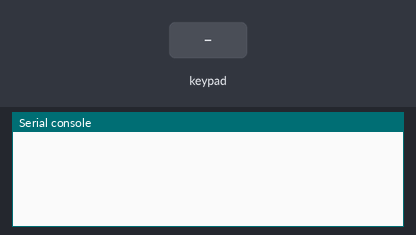
A program run on a simulated CircuitPython board. On the bench: the last lines printed to the serial console. The test bench sets the inputs (shaded band). USB keyboard and mouse output is not drawn.

Above: at 2.2 s.
2.3 s: key '1' pressed
At 3.5 s:
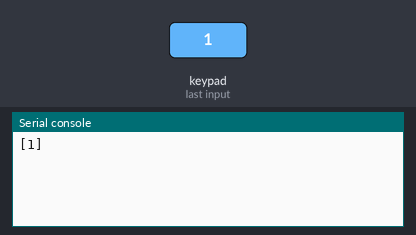
3.8 s: keypad keys 1 2 pressed 0.4 s apart
At 5.4 s:
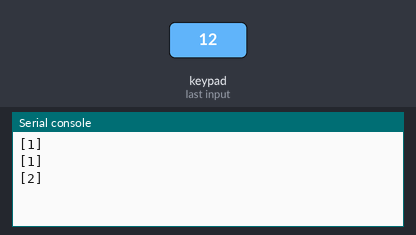
6.1 s: key '3' pressed
At 6.6 s:
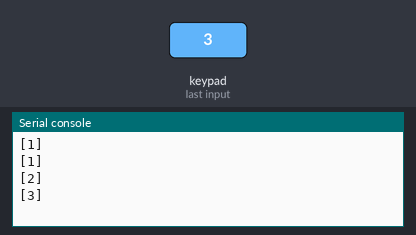
7.6 s: keypad keys 2 5 pressed 0.4 s apart
At 9.5 s:
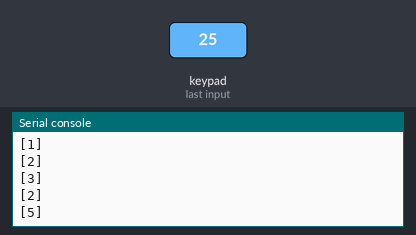
Timing chart, 0 to 10.9 s (numbered marks = the images above; inputs shaded):
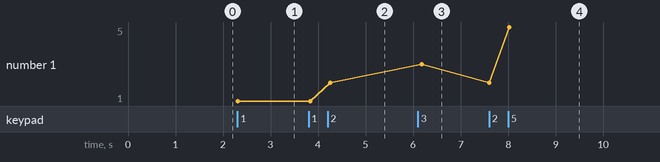

Measured:
- after the input at 2.3 s, the serial console: prints a new line at once (image 1)
- after the input at 3.8 s, the serial console: prints a new line after 0.45 s (image 2)
- after the input at 6.1 s, the serial console: prints a new line after 0.08 s (image 3)
- after the input at 7.6 s, the serial console: prints a new line at once (image 4)
- plotted number 1: 1 → 2 after the input at 3.8 s, 2 → 3 after the input at 6.1 s, 3 → 5 after the input at 7.6 s

The program:

Keypad_Test.py
```python
"""

  Macro_Keypad_2.0 Keypad Functionality Tester

  Created by Michael Stickels

  GPL-3.0 License


Seeeduino XIAO pin assignments:
    D0  - Keypad row 3
    D1  - Keypad row 2
    D2  - Keypad row 1
    D3  - DRGB LED
    D4  - Keypad column 1
    D5  - Keypad column 2
    D6  - Keypad column 3
    A7  - Slider pot 3
    A8  - Slider pot 2
    A9  - Slider pot 1
    D10 - Button


Button Layout:

    +-----------------+ +-----------------+ +-----------------+
    |                 | |                 | |                 |
    |        1        | |        3        | |        2        |
    |                 | |                 | |  Sound Switch   |
    |       F15       | |       F16       | |       F14       |
    |                 | |                 | |                 |
    +-----------------+ +-----------------+ +-----------------+
    +-----------------+ +-----------------+ +-----------------+
    |                 | |                 | |                 |
    |        4        | |        5        | |        6        |
    |   Xbox Overlay  | |     Record      | |   30s Replay    |
    |      WIN+G      | |    WIN+ALT+R    | |   WIN+ALT+G     |
    |                 | |                 | |                 |
    +-----------------+ +-----------------+ +-----------------+
    +-----------------+ +-----------------+ +-----------------+
    |                 | |                 | |                 |
    |        7        | |        8        | |        9        |
    |      Mute       | |   Screenshot    | |  Print Screen   |
    |       F13       | | WIN+ALT+PRTSCRN | |CRTL+ALT+PRTSCRN |
    |                 | |                 | |                 |
    +-----------------+ +-----------------+ +-----------------+


"""

import adafruit_matrixkeypad
from digitalio import DigitalInOut
import board
import time
import usb_hid
from adafruit_hid.keyboard import Keyboard
from adafruit_hid.keycode import Keycode

# Classic 3x4 matrix keypad
cols = [DigitalInOut(x) for x in (board.D0, board.D1, board.D2)]
rows = [DigitalInOut(x) for x in (board.D6, board.D5, board.D4)]
keys = ((1, 2, 3), (4, 5, 6), (7, 8, 9))

keypad = adafruit_matrixkeypad.Matrix_Keypad(rows, cols, keys)

time.sleep(1)  # Sleep for a bit to avoid a race condition on some systems
kbd = Keyboard(usb_hid.devices)

last_pressed = []

def send_keys(x):
    if x == 1:    kbd.send(Keycode.F15)
    elif x == 2:  kbd.send(Keycode.F16)
    elif x == 3:  kbd.send(Keycode.F14)
    elif x == 4:  kbd.send(Keycode.GUI, Keycode.G)
    elif x == 5:  kbd.send(Keycode.GUI, Keycode.ALT, Keycode.R)
    elif x == 6:  kbd.send(Keycode.GUI, Keycode.ALT, Keycode.G)
    elif x == 7:  kbd.send(Keycode.F13)
    elif x == 8:  kbd.send(Keycode.GUI, Keycode.ALT, Keycode.PRINT_SCREEN)
    elif x == 9:  kbd.send(Keycode.CONTROL, Keycode.ALT, Keycode.PRINT_SCREEN)


while True:
    keys = keypad.pressed_keys
    if keys:
        temp = []
        for element in keys:
            if element not in last_pressed:
                temp.append(element)
        if len(temp) > 0:
            print(temp)
            send_keys(temp[0])
    last_pressed = keys
    time.sleep(0.1)
```
